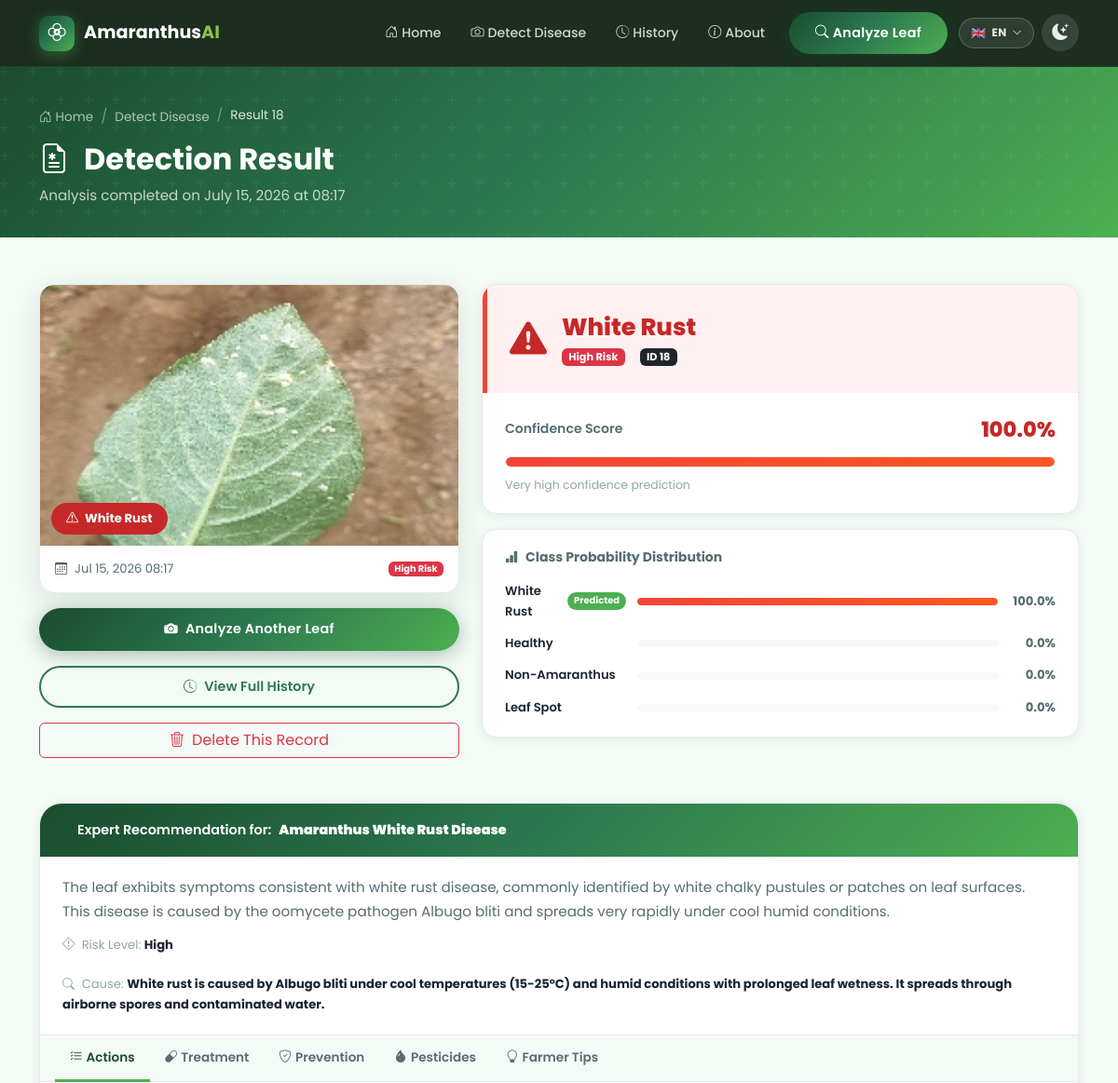
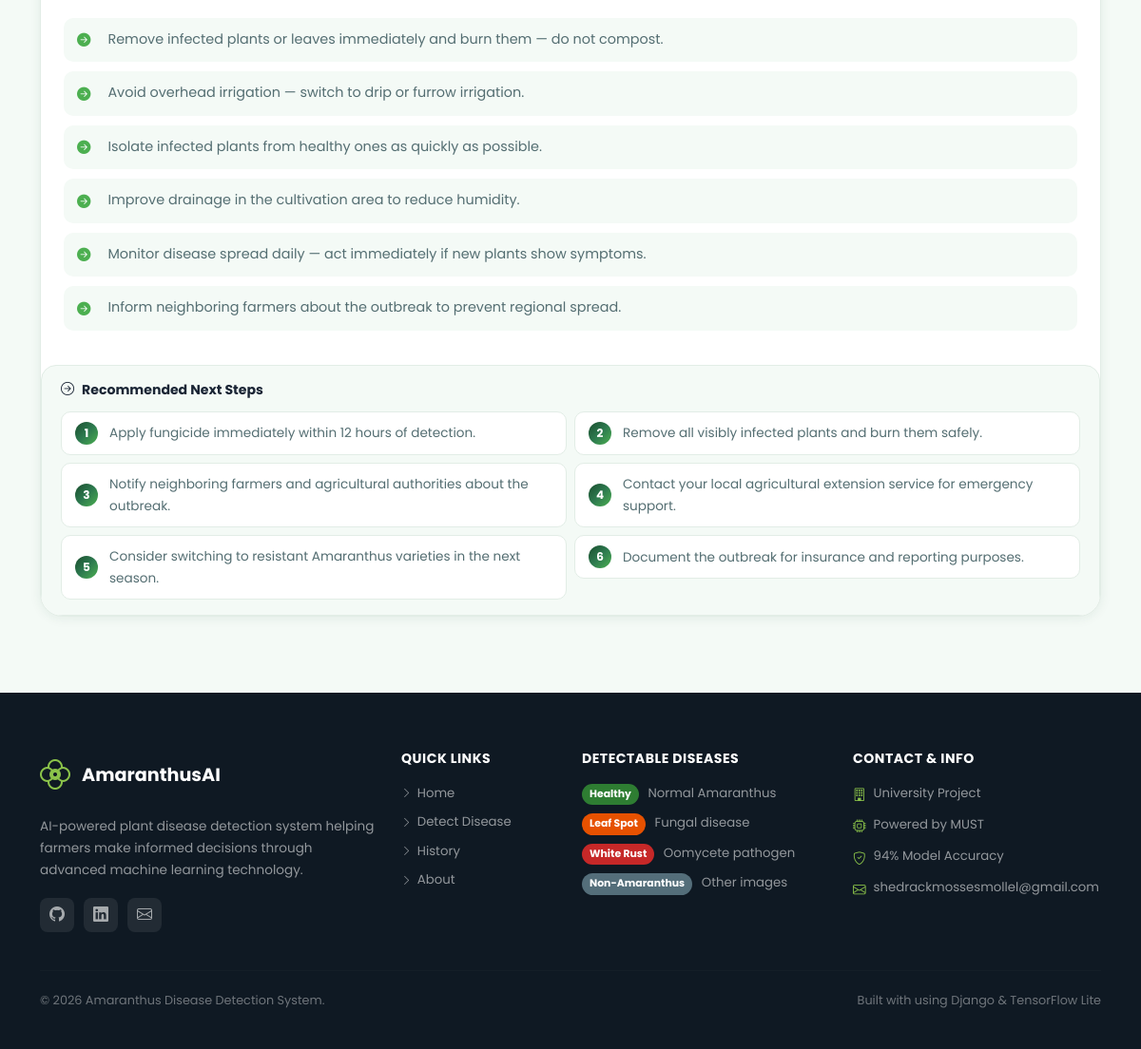
/result/18/, run on the app's committed database (2 pictures, top to bottom).
### disease_app/models.py (models this page shows, shortened)
class Prediction(models.Model):
    RISK_CHOICES = [
        ('Low',     'Low'),
        ('Medium',  'Medium'),
        ('High',    'High'),
        ('Unknown', 'Unknown'),
    ]
    image          = models.ImageField(upload_to='predictions/')
    predicted_class = models.CharField(max_length=100)
    display_name   = models.CharField(max_length=100, default='Unknown')
    confidence     = models.FloatField()
    all_probabilities = models.JSONField(default=dict)
    risk_level     = models.CharField(max_length=20, choices=RISK_CHOICES, default='Unknown')
    risk_color     = models.CharField(max_length=20, default='secondary')
    notes          = models.TextField(blank=True)
    created_at     = models.DateTimeField(auto_now_add=True)
    class Meta:
        ordering = ['-created_at']
        verbose_name = 'Prediction'
        verbose_name_plural = 'Predictions'

### disease_app/views.py (the view)
# urls.py: path('result/<int:pk>/',    views.result,            name='result'),
def result(request, pk):
    prediction  = get_object_or_404(Prediction, pk=pk)
    lang        = getattr(request, 'LANGUAGE_CODE', 'en').split('-')[0]
    rec         = load_recommendation(prediction.predicted_class, lang=lang)
    probs_display = []
    for class_key, prob_val in prediction.all_probabilities.items():
        probs_display.append({
            'class_key':    class_key,
            'display_name': DISPLAY_NAMES.get(class_key, class_key),
            'probability':  prob_val,
            'color':        _prob_color(class_key),
        })
    probs_display.sort(key=lambda x: x['probability'], reverse=True)
    context = {
        'prediction':      prediction,
        'recommendation':  rec,
        'probs_display':   probs_display,
    }
    return render(request, 'result.html', context)

### disease_app/views.py (called while the page is built)
def _prob_color(class_key):
    color_map = {
        'health':         'success',
        'non_amaranthus': 'secondary',
        'spot_leaf':      'warning',
        'white_rust':     'danger',
    }
    return color_map.get(class_key, 'secondary')

### templates/result.html (shortened to what this page needs)
{% extends 'base.html' %}
{% load static %}
{% block content %}
<div class="page-header-section">
  <div class="container">
    <nav aria-label="breadcrumb">
      <ol class="breadcrumb breadcrumb-custom">
        <li class="breadcrumb-item"><a href="{% url 'disease_app:home' %}"><i class="bi bi-house-door me-1"></i>{% trans "Home" %}</a></li>
        <li class="breadcrumb-item"><a href="{% url 'disease_app:predict' %}">{% trans "Detect Disease" %}</a></li>
        <li class="breadcrumb-item active">Result {{ prediction.pk }}</li>
      </ol>
    </nav>
    <h1 class="page-header-title"><i class="bi bi-file-earmark-medical me-3"></i>{% trans "Detection Result" %}</h1>
    <p class="page-header-subtitle">{% trans "Analysis completed on" %} {{ prediction.created_at|date:"F j, Y \a\t H:i" }}</p>
  </div>
</div>
<section class="result-section">
  <div class="container">
    <div class="row g-4">
      <div class="col-lg-5">
        <div class="result-image-card">
          <div class="result-image-wrap">
            {% if prediction.image %}
              <img src="{{ prediction.image.url }}" alt="Analyzed leaf" class="result-image" />
            {% else %}
              <div class="result-image-placeholder"><i class="bi bi-image"></i></div>
            {% endif %}
            <div class="result-image-badge badge-{{ prediction.risk_color }}">
              <i class="bi bi-{% if prediction.risk_color == 'success' %}check-circle{% elif prediction.risk_color == 'danger' %}exclamation-triangle{% elif prediction.risk_color == 'warning' %}exclamation-circle{% else %}question-circle{% endif %} me-1"></i>
              {{ prediction.display_name }}
            </div>
          </div>
          <div class="result-image-meta">
            <div class="meta-row">
              <span><i class="bi bi-calendar3 me-2 text-muted"></i>{{ prediction.created_at|date:"M d, Y H:i" }}</span>
              <span class="badge bg-{{ prediction.risk_color }}">{{ prediction.risk_level }} Risk</span>
            </div>
          </div>
        </div>
        <div class="result-actions mt-3">
          <a href="{% url 'disease_app:predict' %}" class="btn btn-primary-custom w-100 mb-2">
            <i class="bi bi-camera-fill me-2"></i>{% trans "Analyze Another Leaf" %}
          </a>
          <a href="{% url 'disease_app:history' %}" class="btn btn-outline-primary-custom w-100 mb-2">
            <i class="bi bi-clock-history me-2"></i>{% trans "View Full History" %}
          </a>
          <form method="post" action="{% url 'disease_app:delete_prediction' prediction.pk %}"
                class="d-inline w-100" onsubmit="return confirm('Delete this prediction record?')">
            <button type="submit" class="btn btn-outline-danger w-100">
              <i class="bi bi-trash3 me-2"></i>{% trans "Delete This Record" %}
            </button>
          </form>
        </div>
      </div>
      <div class="col-lg-7">
        <div class="result-main-card">
          <div class="result-disease-header result-header-{{ prediction.risk_color }}">
            <div class="result-disease-icon">
              {% if prediction.risk_color == 'success' %}<i class="bi bi-check-circle-fill"></i>
              {% elif prediction.risk_color == 'danger' %}<i class="bi bi-exclamation-triangle-fill"></i>
              {% elif prediction.risk_color == 'warning' %}<i class="bi bi-exclamation-circle-fill"></i>
              {% else %}<i class="bi bi-question-circle-fill"></i>{% endif %}
            </div>
            <div>
              <h2 class="result-disease-name">{{ prediction.display_name }}</h2>
              <div class="result-risk-badges">
                <span class="badge bg-{{ prediction.risk_color }} me-2">{{ prediction.risk_level }} Risk</span>
                <span class="badge bg-dark">ID {{ prediction.pk }}</span>
              </div>
            </div>
          </div>
          <div class="result-confidence-section">
            <div class="conf-label-row">
              <span class="conf-label">{% trans "Confidence Score" %}</span>
              <span class="conf-value conf-{{ prediction.risk_color }}">{{ prediction.confidence|floatformat:1 }}%</span>
            </div>
            <div class="conf-bar-track">
              <div class="conf-bar-fill bar-{{ prediction.risk_color }}"
                   data-width="{{ prediction.confidence }}" style="width:0%"></div>
            </div>
            <p class="conf-hint">
              {% if prediction.confidence >= 90 %}{% trans "Very high confidence prediction" %}
              {% elif prediction.confidence >= 75 %}{% trans "High confidence prediction" %}
              {% elif prediction.confidence >= 60 %}{% trans "Moderate confidence — consider retaking photo" %}
              {% else %}{% trans "Low confidence — please upload a clearer image" %}{% endif %}
            </p>
          </div>
        </div>
        {% if prediction.all_probabilities %}
        <div class="result-probs-card mt-3">
          <h6 class="result-sub-title"><i class="bi bi-bar-chart-fill me-2"></i>{% trans "Class Probability Distribution" %}</h6>
          <div class="prob-bars" id="probBars">
            {% for prob in probs_display %}
            <div class="prob-row">
              <div class="prob-label-col">
                <span class="prob-class-name">{{ prob.display_name }}</span>
                {% if prob.class_key == prediction.predicted_class %}
                  <span class="prob-predicted-badge">{% trans "Predicted" %}</span>
                {% endif %}
              </div>
              <div class="prob-bar-col">
                <div class="prob-bar-track">
                  <div class="prob-bar-fill prob-bar-{{ prob.color }}"
                       data-width="{{ prob.probability }}" style="width:0%"></div>
                </div>
              </div>
              <div class="prob-val-col">{{ prob.probability|floatformat:1 }}%</div>
            </div>
            {% endfor %}
          </div>
        </div>
        {% endif %}
      </div>
    </div>
    {% if recommendation %}
    <div class="recommendation-section mt-5">
      <div class="rec-header">
        Expert Recommendation for: <strong>{{ recommendation.title }}</strong>
      </div>
      {% if recommendation.summary %}
      <div class="rec-summary-card">
        <p class="rec-summary-text">{{ recommendation.summary }}</p>
        <div class="rec-meta-row">
          <span class="rec-meta-item"><i class="bi bi-exclamation-diamond me-1"></i>
            Risk Level: <strong>{{ recommendation.risk_level }}</strong></span>
          {% if recommendation.possible_cause %}
          <span class="rec-meta-item"><i class="bi bi-search me-1"></i>
            Cause: <strong>{{ recommendation.possible_cause }}</strong></span>
          {% endif %}
        </div>
      </div>
      {% endif %}
      <ul class="nav nav-tabs rec-tabs" id="recTabs" role="tablist">
        {% if recommendation.recommended_action %}
        <li class="nav-item" role="presentation">
          <button class="nav-link active" data-bs-toggle="tab" data-bs-target="#action" type="button" role="tab">
            <i class="bi bi-list-check me-1"></i>{% trans "Actions" %}
          </button>
        </li>
        {% endif %}
        {% if recommendation.treatment %}
        <li class="nav-item" role="presentation">
          <button class="nav-link" data-bs-toggle="tab" data-bs-target="#treatment" type="button" role="tab">
            <i class="bi bi-capsule me-1"></i>{% trans "Treatment" %}
          </button>
        </li>
        {% endif %}
        {% if recommendation.prevention %}
        <li class="nav-item" role="presentation">
          <button class="nav-link" data-bs-toggle="tab" data-bs-target="#prevention" type="button" role="tab">
            <i class="bi bi-shield-check me-1"></i>{% trans "Prevention" %}
          </button>
        </li>
        {% endif %}
        {% if recommendation.recommended_pesticides %}
        <li class="nav-item" role="presentation">
          <button class="nav-link" data-bs-toggle="tab" data-bs-target="#pesticides" type="button" role="tab">
            <i class="bi bi-droplet-fill me-1"></i>{% trans "Pesticides" %}
          </button>
        </li>
        {% endif %}
        {% if recommendation.farmer_tips %}
        <li class="nav-item" role="presentation">
          <button class="nav-link" data-bs-toggle="tab" data-bs-target="#tips" type="button" role="tab">
            <i class="bi bi-lightbulb me-1"></i>{% trans "Farmer Tips" %}
          </button>
        </li>
        {% endif %}
      </ul>
      <div class="tab-content rec-tab-content">
        {% if recommendation.recommended_action %}
        <div class="tab-pane fade show active" id="action" role="tabpanel">
          <ul class="rec-list rec-list-action">
            {% for item in recommendation.recommended_action %}
            <li><i class="bi bi-arrow-right-circle-fill me-2"></i>{{ item }}</li>
            {% endfor %}
          </ul>
        </div>
        {% endif %}
      </div>
      {% if recommendation.next_steps %}
      <div class="next-steps-card mt-3">
        <h6 class="next-steps-title"><i class="bi bi-arrow-right-circle me-2"></i>{% trans "Recommended Next Steps" %}</h6>
        <div class="row g-2">
          {% for step in recommendation.next_steps %}
          <div class="col-md-6">
            <div class="next-step-item">
              <span class="next-step-num">{{ forloop.counter }}</span>{{ step }}
            </div>
          </div>
          {% endfor %}
        </div>
      </div>
      {% endif %}
    </div>
    {% endif %}
  </div>
</section>
{% endblock %}

### data on the page
Prediction: pk "18", created_at "July 15, 2026 at 08:17", image (picture), display_name "White Rust", created_at "Jul 15, 2026 08:17", risk_level "High", confidence "100.0", probability "100.0"

### other printed values
{{ prob.display_name }} "Healthy" "Non-Amaranthus" "Leaf Spot"
{{ prob.probability|floatformat:1 }} "0.0" "0.0" "0.0"
{{ recommendation.title }} "Amaranthus White Rust Disease"
{{ recommendation.possible_cause }} "White rust is caused by Albugo bliti under cool temperatures (15-25°C) and humid conditions with prolonged leaf wetness. It spreads through airborne spores and contaminated water."
{{ item }} "Remove infected plants or leaves immediately and burn them — do not compost." "Avoid overhead irrigation — switch to drip or furrow irrigation." "Isolate infected plants from healthy ones as quickly as possible." "Improve drainage in the cultivation area to reduce humidity." "Monitor disease spread daily — act immediately if new plants show symptoms." "Inform neighboring farmers about the outbreak to prevent regional spread."
{{ step }} "Apply fungicide immediately within 12 hours of detection." "Remove all visibly infected plants and burn them safely." "Notify neighboring farmers and agricultural authorities about the outbreak." "Contact your local agricultural extension service for emergency support." "Consider switching to resistant Amaranthus varieties in the next season." "Document the outbreak for insurance and reporting purposes."
